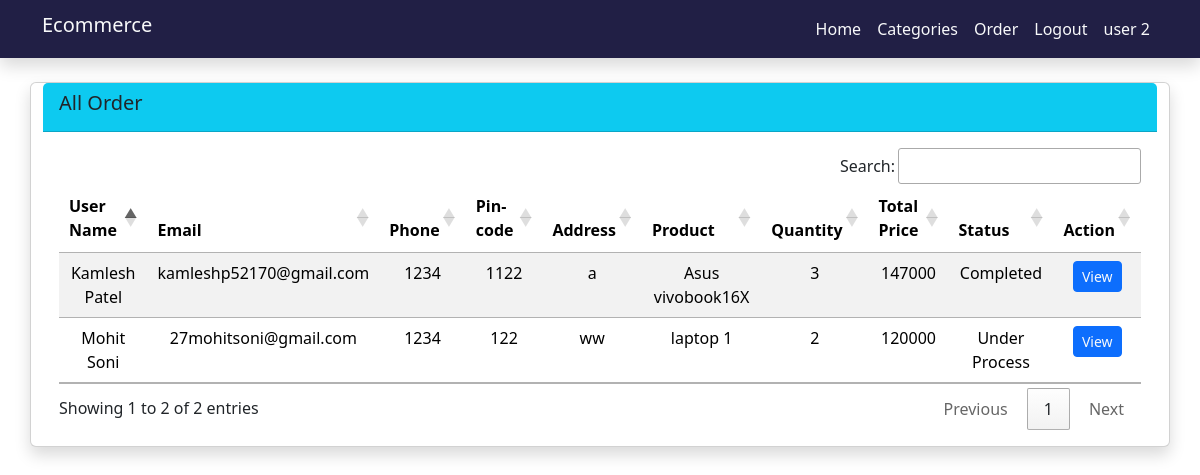
The app's page /dashboard/order.php (signed in) with its own data.
### tables this page shows
CREATE TABLE `product_quantity` (
  `id` int(11) NOT NULL,
  `user_id` int(11) NOT NULL,
  `product_id` int(11) NOT NULL,
  `product_qty` int(11) NOT NULL,
  `created_at` timestamp NOT NULL DEFAULT current_timestamp(),
  `username` varchar(191) NOT NULL,
  `price` varchar(191) NOT NULL,
  `prod_name` varchar(191) NOT NULL,
  `email` varchar(191) NOT NULL,
  `phone` varchar(20) NOT NULL,
  `pin_code` varchar(10) NOT NULL,
  `address` varchar(191) NOT NULL,
  `status` tinyint(4) NOT NULL DEFAULT 0
);

### dashboard/order.php (the view, shortened to what this page needs)
<?php
    include '../header.php';
    include 'config.php';
?>
    <div class="container my-4  product_data">
        <div class="row">
            <div class="card shadow">
                <div class="card-header bg-info">
                    <h5> All Order </h5>
                </div>
                <div class="card-body">
                    <table class="table table-striped text-center"  id="example">
                        <thead>
                            <tr>
                            <th>User Name</th>
                            <th>Email</th>
                            <th>Phone</th>
                            <th>Pin-code</th>
                            <th>Address</th>
                            <th>Product</th>
                            <th>Quantity</th>
                            <th>Total Price</th>
                            <th>Status</th>
                            <th>Action</th>
                            </tr>
                        </thead>
                        <tbody>
                                <?php
                                    if(isset($_SESSION['login_id']))
                                    {
                                        $c = $_SESSION['login_id'];
                                        $sql = "SELECT * FROM `product_quantity` WHERE `user_id` = '$c' ";
                                        $res = $conn->query($sql);
                                    }
                                    if(mysqli_num_rows($res) > 0)
                                    {
                                        foreach($res as $row)
                                        {
                                            ?>
                            <tr>
                                <td><?= $row['username']; ?> </td>
                                <td><?= $row['email']; ?> </td>
                                <td><?= $row['phone']; ?> </td>
                                <td><?= $row['pin_code']; ?> </td>
                                <td><?= $row['address']; ?> </td>
                                <td><?= $row['prod_name']; ?> </td>
                                <td><?= $row['product_qty']; ?> </td>
                                            <?php
                                                $totalprice = $row['price'] * $row['product_qty'];
                                            ?>
                                <td><?= $totalprice; ?></td>
                                <td><?= $row['status'] == '0' ? 'Under Process' : ''; ?>
                                    <?= $row['status'] == '1' ? 'Completed' : '' ?>
                                </td>
                                <td>
                                    <a href="product_view.php?product_view_id=<?= $row['product_id']; ?>" class="text-light btn btn-sm btn-primary">View</a>
                                </td>
                            </tr>
                                            <?php
                                        }
                                    }
                                ?>
                        </tbody>
                    </table>
                </div>
            </div>
        </div>
    </div>
<?php
    include '../footer.php';
?>

### records on screen
product_quantity: username "Kamlesh Patel", email "kamleshp52170@gmail.com", phone "1234", pin_code "1122", address "a", prod_name "Asus vivobook16X", product_qty "3", totalprice "147000", status "Completed"
product_quantity: username "Mohit Soni", email "27mohitsoni@gmail.com", phone "1234", pin_code "122", address "ww", prod_name "laptop 1", product_qty "2", totalprice "120000", status "Under Process"

### other values on screen
$_SESSION['username'] "user 2"
